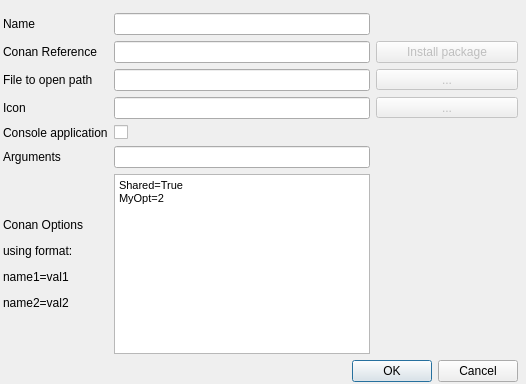
<?xml version="1.0" encoding="UTF-8"?>
<ui version="4.0">
 <class>Dialog</class>
 <widget class="QDialog" name="Dialog">
  <property name="geometry">
   <rect>
    <x>0</x>
    <y>0</y>
    <width>526</width>
    <height>384</height>
   </rect>
  </property>
  <property name="windowTitle">
   <string>Edit App Link</string>
  </property>
  <property name="modal">
   <bool>true</bool>
  </property>
  <widget class="QWidget" name="verticalLayoutWidget">
   <property name="geometry">
    <rect>
     <x>0</x>
     <y>10</y>
     <width>521</width>
     <height>372</height>
    </rect>
   </property>
   <layout class="QVBoxLayout" name="vertical_layout">
    <property name="leftMargin">
     <number>3</number>
    </property>
    <property name="topMargin">
     <number>3</number>
    </property>
    <property name="rightMargin">
     <number>3</number>
    </property>
    <item>
     <layout class="QGridLayout" name="gridLayout" rowstretch="0,1,0,0,0,0,0">
      <item row="0" column="1">
       <widget class="QLineEdit" name="name_line_edit"/>
      </item>
      <item row="1" column="0">
       <widget class="QLabel" name="conan_ref_label">
        <property name="sizePolicy">
         <sizepolicy hsizetype="Preferred" vsizetype="Expanding">
          <horstretch>0</horstretch>
          <verstretch>0</verstretch>
         </sizepolicy>
        </property>
        <property name="minimumSize">
         <size>
          <width>0</width>
          <height>0</height>
         </size>
        </property>
        <property name="text">
         <string>Conan Reference</string>
        </property>
        <property name="wordWrap">
         <bool>true</bool>
        </property>
       </widget>
      </item>
      <item row="1" column="1">
       <widget class="ConanRefLineEdit" name="conan_ref_line_edit"/>
      </item>
      <item row="0" column="0">
       <widget class="QLabel" name="name_label">
        <property name="text">
         <string>Name</string>
        </property>
       </widget>
      </item>
      <item row="4" column="0">
       <widget class="QLabel" name="is_console_app_label">
        <property name="text">
         <string>Console application</string>
        </property>
       </widget>
      </item>
      <item row="5" column="1">
       <widget class="QLineEdit" name="args_line_edit"/>
      </item>
      <item row="6" column="1">
       <widget class="QTextEdit" name="conan_opts_text_edit">
        <property name="autoFormatting">
         <set>QTextEdit::AutoNone</set>
        </property>
        <property name="html">
         <string>&lt;!DOCTYPE HTML PUBLIC &quot;-//W3C//DTD HTML 4.0//EN&quot; &quot;http://www.w3.org/TR/REC-html40/strict.dtd&quot;&gt;
&lt;html&gt;&lt;head&gt;&lt;meta name=&quot;qrichtext&quot; content=&quot;1&quot; /&gt;&lt;style type=&quot;text/css&quot;&gt;
p, li { white-space: pre-wrap; }
&lt;/style&gt;&lt;/head&gt;&lt;body style=&quot; font-family:'MS Shell Dlg 2'; font-size:7.875pt; font-weight:400; font-style:normal;&quot;&gt;
&lt;p style=&quot; margin-top:0px; margin-bottom:0px; margin-left:0px; margin-right:0px; -qt-block-indent:0; text-indent:0px;&quot;&gt;Shared=True&lt;/p&gt;
&lt;p style=&quot; margin-top:0px; margin-bottom:0px; margin-left:0px; margin-right:0px; -qt-block-indent:0; text-indent:0px;&quot;&gt;MyOpt=2&lt;/p&gt;&lt;/body&gt;&lt;/html&gt;</string>
        </property>
       </widget>
      </item>
      <item row="4" column="1">
       <widget class="QCheckBox" name="is_console_app_checkbox">
        <property name="text">
         <string/>
        </property>
       </widget>
      </item>
      <item row="5" column="0">
       <widget class="QLabel" name="args_label">
        <property name="text">
         <string>Arguments</string>
        </property>
       </widget>
      </item>
      <item row="3" column="1">
       <widget class="QLineEdit" name="icon_line_edit"/>
      </item>
      <item row="3" column="0">
       <widget class="QLabel" name="icon_label">
        <property name="text">
         <string>Icon</string>
        </property>
       </widget>
      </item>
      <item row="6" column="0">
       <widget class="QLabel" name="conan_opts_label">
        <property name="text">
         <string>&lt;html&gt;&lt;head/&gt;&lt;body&gt;&lt;p&gt;Conan Options&lt;/p&gt;&lt;p&gt;using format: &lt;/p&gt;&lt;p&gt;name1=val1&lt;/p&gt;&lt;p&gt;name2=val2&lt;/p&gt;&lt;/body&gt;&lt;/html&gt;</string>
        </property>
       </widget>
      </item>
      <item row="2" column="1">
       <widget class="QLineEdit" name="exec_path_line_edit"/>
      </item>
      <item row="2" column="0">
       <widget class="QLabel" name="exec_path_label">
        <property name="text">
         <string>File to open path</string>
        </property>
       </widget>
      </item>
      <item row="2" column="2">
       <widget class="QToolButton" name="toolButton_2">
        <property name="enabled">
         <bool>false</bool>
        </property>
        <property name="sizePolicy">
         <sizepolicy hsizetype="MinimumExpanding" vsizetype="Fixed">
          <horstretch>0</horstretch>
          <verstretch>0</verstretch>
         </sizepolicy>
        </property>
        <property name="layoutDirection">
         <enum>Qt::LeftToRight</enum>
        </property>
        <property name="text">
         <string>...</string>
        </property>
       </widget>
      </item>
      <item row="3" column="2">
       <widget class="QToolButton" name="toolButton_3">
        <property name="enabled">
         <bool>false</bool>
        </property>
        <property name="sizePolicy">
         <sizepolicy hsizetype="MinimumExpanding" vsizetype="Fixed">
          <horstretch>0</horstretch>
          <verstretch>0</verstretch>
         </sizepolicy>
        </property>
        <property name="text">
         <string>...</string>
        </property>
       </widget>
      </item>
      <item row="1" column="2">
       <widget class="QPushButton" name="pushButton">
        <property name="enabled">
         <bool>false</bool>
        </property>
        <property name="text">
         <string>Install package</string>
        </property>
        <property name="flat">
         <bool>false</bool>
        </property>
       </widget>
      </item>
     </layout>
    </item>
    <item>
     <widget class="QDialogButtonBox" name="button_box">
      <property name="orientation">
       <enum>Qt::Horizontal</enum>
      </property>
      <property name="standardButtons">
       <set>QDialogButtonBox::Cancel|QDialogButtonBox::Ok</set>
      </property>
     </widget>
    </item>
   </layout>
  </widget>
 </widget>
 <customwidgets>
  <customwidget>
   <class>ConanRefLineEdit</class>
   <extends>QLineEdit</extends>
   <header>conan_app_launcher.ui.common.conan_line_edit.h</header>
  </customwidget>
 </customwidgets>
 <resources/>
 <connections>
  <connection>
   <sender>button_box</sender>
   <signal>rejected()</signal>
   <receiver>Dialog</receiver>
   <slot>reject()</slot>
   <hints>
    <hint type="sourcelabel">
     <x>316</x>
     <y>260</y>
    </hint>
    <hint type="destinationlabel">
     <x>286</x>
     <y>274</y>
    </hint>
   </hints>
  </connection>
 </connections>
</ui>
